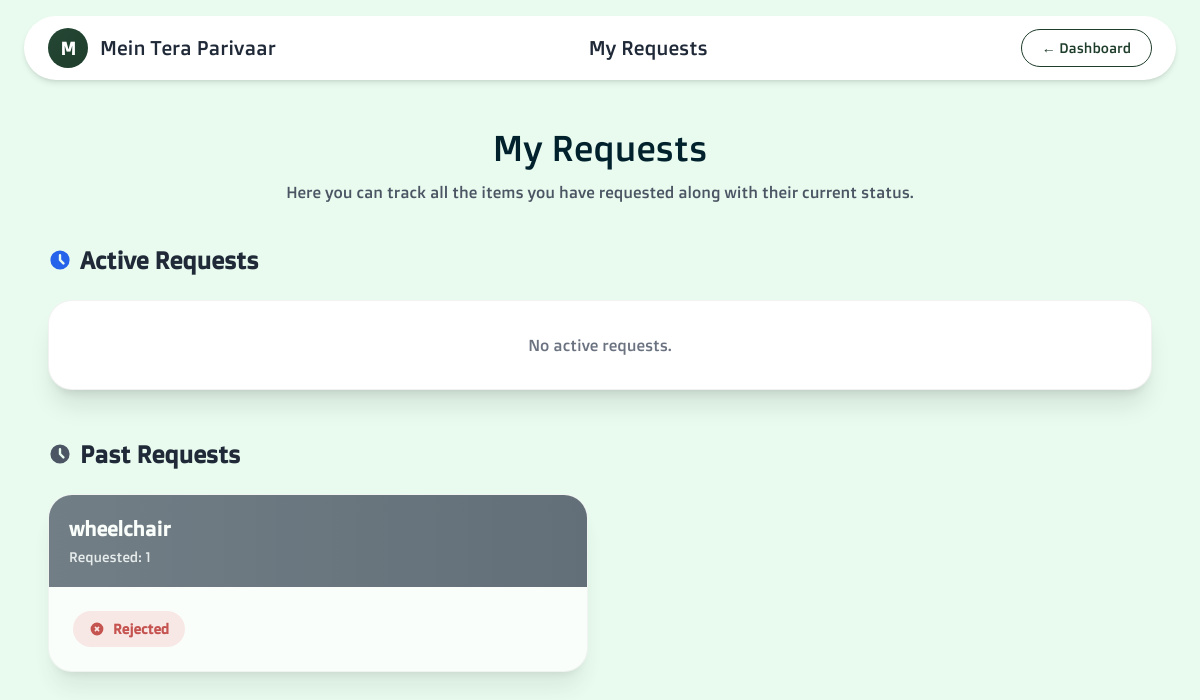
The app's page /my-requests/ (signed in) with its own data.
### moderation/models.py (models this page shows, shortened)
class Request(models.Model):
    STATUS_CHOICES = (
        ('pending', 'Pending'),
        ('accepted', 'Accepted'),
        ('rejected', 'Rejected'),
        ('completed', 'Completed'),
    )
    item = models.ForeignKey(
        Item,
        on_delete=models.CASCADE,
        related_name='requests'
    )
    receiver = models.ForeignKey(
        settings.AUTH_USER_MODEL,
        on_delete=models.CASCADE,
        related_name='requests'
    )
    requested_quantity = models.PositiveIntegerField()
    approved_quantity = models.PositiveIntegerField(
        null=True,
        blank=True
    )
    status = models.CharField(
        max_length=20,
        choices=STATUS_CHOICES,
        default='pending'
    )
    created_at = models.DateTimeField(auto_now_add=True)
    accepted_at = models.DateTimeField(null=True, blank=True)
    completed_at = models.DateTimeField(null=True, blank=True)

### items/models.py (models this page shows, shortened)
class Item(models.Model):
    CATEGORY_CHOICES = (
        ('clothes', 'Clothes'),
        ('education', 'Education'),
        ('furniture', 'Furniture'),
        ('electronics', 'Electronics'),
        ('others', 'Others'),
    )
    CONDITION_CHOICES = (
        ('new', 'New'),
        ('used', 'Used'),
        ('very_good', 'Very Good'),
        ('good', 'Good'),
        ('fair', 'Fair'),
    )
    APPROVAL_STATUS_CHOICES = (
        ('pending', 'Pending'),
        ('approved', 'Approved'),
        ('rejected', 'Rejected'),
    )
    BOARD_TYPE_CHOICES = (
        ('MPBOARD', 'MP Board'),
        ('STATEBOARD', 'State Board'),
        ('CBSE', 'CBSE'),
        ('ICSE', 'ICSE'),
        ('OTHER', 'Other'),
    )
    owner = models.ForeignKey(
        settings.AUTH_USER_MODEL,
        on_delete=models.CASCADE,
        related_name='items'
    )
    name = models.CharField(max_length=200)
    category = models.CharField(max_length=50, choices=CATEGORY_CHOICES)
    condition = models.CharField(max_length=50, choices=CONDITION_CHOICES)
    description = models.TextField(blank=True)
    board_type = models.CharField(
        max_length=50,
        choices=BOARD_TYPE_CHOICES,
        blank=True,
        null=True
    )
    dice_code = models.CharField(max_length=20, blank=True, null=True)
    total_quantity = models.PositiveIntegerField(default=1)
    available_quantity = models.PositiveIntegerField(default=1)
    is_active = models.BooleanField(default=True)
    approval_status = models.CharField(
        max_length=20,
        choices=APPROVAL_STATUS_CHOICES,
        default='pending'
    )
    rejection_reason = models.TextField(blank=True, null=True)
    created_at = models.DateTimeField(auto_now_add=True)
    image = models.ImageField(
        upload_to='item_images/',
        blank=True,
        null=True
    )
    video = models.FileField(
        upload_to='item_videos/',
        blank=True,
        null=True
    )
    objects = models.Manager()        # default (admin & internal)
    approved = ApprovedItemManager()  # public

### moderation/views.py (the view)
# urls.py: path('my-requests/', views.my_requests, name='my_requests'),
@login_required
def my_requests(request):
    active_requests = Request.objects.filter(
        receiver=request.user,
        status__in=['pending', 'accepted']
    ).order_by('-created_at')
    past_requests = Request.objects.filter(
        receiver=request.user,
        status__in=['rejected', 'completed']
    ).order_by('-created_at')
    context = {
        'active_requests': active_requests,
        'past_requests': past_requests,
    }
    return render(request, 'moderations/my_request.html', context)

### templates/moderations/my_request.html (shortened to what this page needs)
<!DOCTYPE html>
<html lang="en">
<head>
    <script src="https://cdn.tailwindcss.com"></script>
    {% load static %}
    <link rel="stylesheet" href="{% static 'css/globals.css' %}">
</head>
<body class="bg-[#E9FBEF] min-h-screen">
    <header class="w-screen max-w-7xl mx-auto px-4 sm:px-6 py-4">
        <div
            class="bg-white rounded-xl sm:rounded-full shadow-md flex flex-col sm:flex-row items-center justify-between px-6 py-3 gap-4">
            <a href="{% url 'public_items' %}" class="flex items-center gap-3 hover:opacity-80 transition">
                <div
                    class="w-10 h-10 rounded-full bg-gradient-to-br from-[#244734] to-[#1F3D2B] flex items-center justify-center text-white font-bold text-lg">
                    M</div>
                <span class="text-xl font-['Doppio_One'] text-gray-800">Mein Tera Parivaar</span>
            </a>
            <span class="text-xl font-['Doppio_One'] text-gray-800 hidden md:inline">My Requests</span>
            <a href="{% url 'dashboard' %}"
                class="border border-[#1F3D2B] text-[#1F3D2B] px-5 py-2 rounded-full hover:bg-[#1F3D2B] hover:text-white transition text-sm font-medium">←
                Dashboard</a>
        </div>
    </header>
    <main class="w-full max-w-6xl mx-auto px-4 sm:px-6 py-8">
        <div class="text-center mb-10">
            <h1 class="text-3xl md:text-4xl font-['Doppio_One'] text-[#01212D] mb-3">My Requests</h1>
            <p class="text-gray-600 max-w-2xl mx-auto">Here you can track all the items you have requested along with
                their current status.</p>
        </div>
        <section class="mb-12">
            <h2 class="text-2xl font-bold text-gray-800 mb-6 flex items-center gap-2">
                <svg class="w-6 h-6 text-blue-600" fill="currentColor" viewBox="0 0 20 20">
                    <path fill-rule="evenodd"
                        d="M10 18a8 8 0 100-16 8 8 0 000 16zm1-12a1 1 0 10-2 0v4a1 1 0 00.293.707l2.828 2.829a1 1 0 101.415-1.415L11 9.586V6z"
                        clip-rule="evenodd"></path>
                </svg>
                Active Requests
            </h2>
            {% if active_requests %}
            <div class="grid grid-cols-1 md:grid-cols-2 gap-6">
                {% for req in active_requests %}
                <div class="bg-white rounded-3xl shadow-xl border border-black/5 overflow-hidden">
                    <div class="bg-gradient-to-r from-[#1F3D2B] to-[#2F5A44] p-5 text-white">
                        <h3 class="text-xl font-bold">{{ req.item.name }}</h3>
                        <p class="text-sm text-green-100 mt-1">Requested: {{ req.requested_quantity }}</p>
                        {% if req.approved_quantity %}
                        <p class="text-sm text-green-100">Approved: {{ req.approved_quantity }}</p>
                        {% endif %}
                    </div>
                    <div class="p-6">
                        <span
                            class="inline-flex items-center gap-2 px-4 py-2 text-sm rounded-full font-semibold mb-4
                            {% if req.status == 'pending' %}bg-yellow-100 text-yellow-700{% elif req.status == 'accepted' %}bg-green-100 text-green-700{% endif %}">
                            <svg class="w-4 h-4" fill="currentColor" viewBox="0 0 20 20">
                                {% if req.status == 'pending' %}
                                <path fill-rule="evenodd"
                                    d="M10 18a8 8 0 100-16 8 8 0 000 16zm1-12a1 1 0 10-2 0v4a1 1 0 00.293.707l2.828 2.829a1 1 0 101.415-1.415L11 9.586V6z"
                                    clip-rule="evenodd"></path>
                                {% elif req.status == 'accepted' %}
                                <path fill-rule="evenodd"
                                    d="M10 18a8 8 0 100-16 8 8 0 000 16zm3.707-9.293a1 1 0 00-1.414-1.414L9 10.586 7.707 9.293a1 1 0 00-1.414 1.414l2 2a1 1 0 001.414 0l4-4z"
                                    clip-rule="evenodd"></path>
                                {% endif %}
                            </svg>
                            {{ req.status|capfirst }}
                        </span>
                        {% if req.status == 'accepted' %}
                        <div class="bg-gradient-to-br from-blue-50 to-blue-100 border-2 border-blue-200 rounded-xl p-4">
                            <p class="text-sm font-bold text-blue-800 mb-3 flex items-center gap-2">
                                <svg class="w-5 h-5" fill="currentColor" viewBox="0 0 20 20">
                                    <path
                                        d="M2 3a1 1 0 011-1h2.153a1 1 0 01.986.836l.74 4.435a1 1 0 01-.54 1.06l-1.548.773a11.037 11.037 0 006.105 6.105l.774-1.548a1 1 0 011.059-.54l4.435.74a1 1 0 01.836.986V17a1 1 0 01-1 1h-2C7.82 18 2 12.18 2 5V3z">
                                    </path>
                                </svg>
                                Donor Contact Details
                            </p>
                            <p class="text-sm text-gray-700 mb-1"><strong>Name:</strong> {{ req.item.owner.name }}</p>
                            <p class="text-sm text-gray-700 mb-1"><strong>Phone:</strong> {{ req.item.owner.phone }}</p>
                            <p class="text-sm text-gray-700"><strong>City:</strong> {{ req.item.owner.city }}</p>
                        </div>
                        {% endif %}
                    </div>
                </div>
                {% endfor %}
            </div>
            {% else %}
            <div class="bg-white rounded-3xl shadow-xl border border-black/5 p-8 text-center text-gray-500">
                No active requests.
            </div>
            {% endif %}
        </section>
        <section>
            <h2 class="text-2xl font-bold text-gray-800 mb-6 flex items-center gap-2">
                <svg class="w-6 h-6 text-gray-600" fill="currentColor" viewBox="0 0 20 20">
                    <path fill-rule="evenodd"
                        d="M10 18a8 8 0 100-16 8 8 0 000 16zm1-12a1 1 0 10-2 0v4a1 1 0 00.293.707l2.828 2.829a1 1 0 101.415-1.415L11 9.586V6z"
                        clip-rule="evenodd"></path>
                </svg>
                Past Requests
            </h2>
            {% if past_requests %}
            <div class="grid grid-cols-1 md:grid-cols-2 gap-6">
                {% for req in past_requests %}
                <div class="bg-white rounded-3xl shadow-xl border border-black/5 overflow-hidden opacity-75">
                    <div class="bg-gradient-to-r from-gray-600 to-gray-700 p-5 text-white">
                        <h3 class="text-xl font-bold">{{ req.item.name }}</h3>
                        <p class="text-sm text-gray-200 mt-1">Requested: {{ req.requested_quantity }}</p>
                    </div>
                    <div class="p-6">
                        <span
                            class="inline-flex items-center gap-2 px-4 py-2 text-sm rounded-full font-semibold
                            {% if req.status == 'rejected' %}bg-red-100 text-red-700{% else %}bg-gray-200 text-gray-700{% endif %}">
                            <svg class="w-4 h-4" fill="currentColor" viewBox="0 0 20 20">
                                {% if req.status == 'rejected' %}
                                <path fill-rule="evenodd"
                                    d="M10 18a8 8 0 100-16 8 8 0 000 16zM8.707 7.293a1 1 0 00-1.414 1.414L8.586 10l-1.293 1.293a1 1 0 101.414 1.414L10 11.414l1.293 1.293a1 1 0 001.414-1.414L11.414 10l1.293-1.293a1 1 0 00-1.414-1.414L10 8.586 8.707 7.293z"
                                    clip-rule="evenodd"></path>
                                {% endif %}
                            </svg>
                            {{ req.status|capfirst }}
                        </span>
                    </div>
                </div>
                {% endfor %}
            </div>
            {% else %}
            <div class="bg-white rounded-3xl shadow-xl border border-black/5 p-8 text-center text-gray-500">
                No past requests.
            </div>
            {% endif %}
        </section>
    </main>
</body>
</html>

### templates/moderations/my_request.html (style rules this page uses)
body { font-family: 'Doppio One', sans-serif; }

### records on screen
Request: item.name "wheelchair", requested_quantity "1", status "Rejected"
